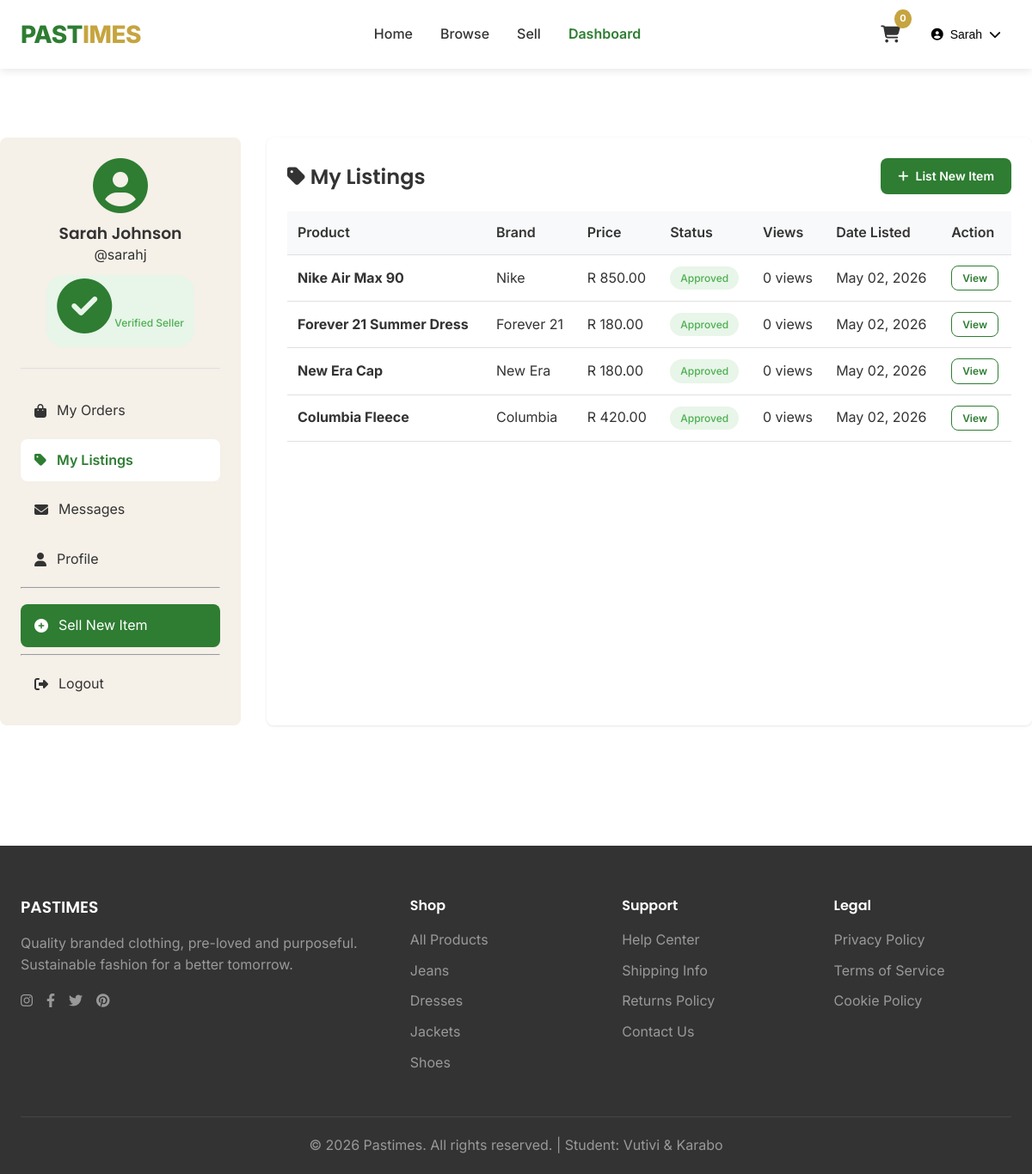
The page /index.php?page=dashboard&tab=listings (signed in) on the database as committed earlier.
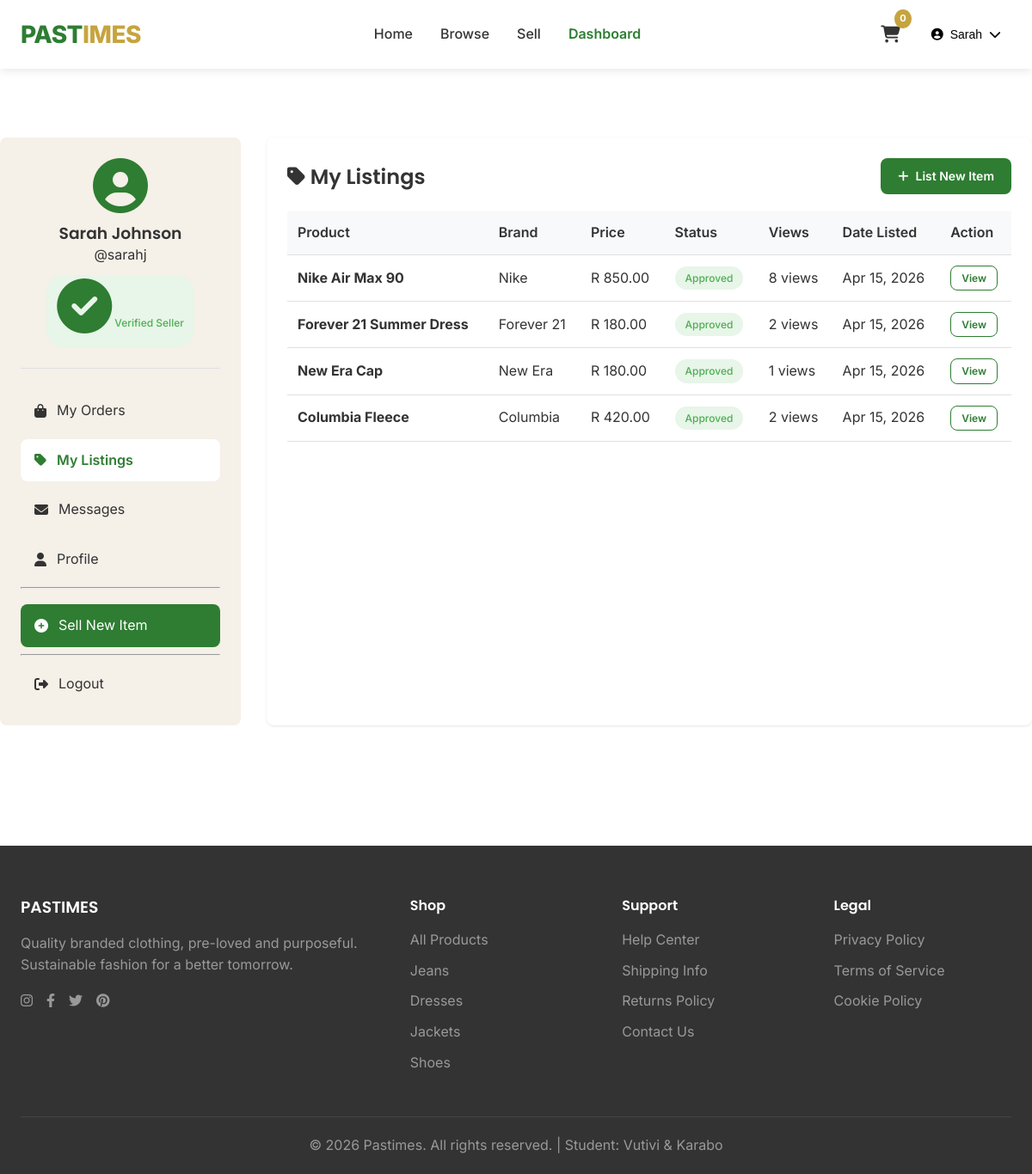
The same page on the database as committed later.
### tables this page shows
CREATE TABLE `tblClothes` (
    `product_id` INT(11) NOT NULL AUTO_INCREMENT,
    `seller_id` INT(11) NOT NULL,
    `title` VARCHAR(200) NOT NULL,
    `brand` VARCHAR(100) NOT NULL,
    `description` TEXT DEFAULT NULL,
    `price` DECIMAL(10,2) NOT NULL,
    `condition` ENUM('New', 'Like New', 'Good', 'Fair') DEFAULT 'Good',
    `category` VARCHAR(50) DEFAULT NULL,
    `size` VARCHAR(20) DEFAULT NULL,
    `colour` VARCHAR(30) DEFAULT NULL,
    `image_url` VARCHAR(500) DEFAULT NULL,
    `status` ENUM('pending', 'approved', 'rejected', 'sold') DEFAULT 'pending',
    `views` INT DEFAULT 0,
    `created_at` TIMESTAMP DEFAULT CURRENT_TIMESTAMP,
    `sold_date` TIMESTAMP NULL,
    PRIMARY KEY (`product_id`),
    FOREIGN KEY (`seller_id`) REFERENCES `tblUser`(`user_id`),
    INDEX idx_status (`status`),
    INDEX idx_brand (`brand`)
);

### pages/dashboard.php (the view, shortened to what the changed rows need)
<?php
$active_tab = isset($_GET['tab']) ? $_GET['tab'] : 'orders';
$user_id = $_SESSION['user_id'];
$user_sql = "SELECT * FROM tblUser WHERE user_id = ?";
$user_stmt = mysqli_prepare($conn, $user_sql);
mysqli_stmt_bind_param($user_stmt, "i", $user_id);
mysqli_stmt_execute($user_stmt);
$user_data = mysqli_fetch_assoc(mysqli_stmt_get_result($user_stmt));
$orders_sql = "SELECT * FROM tblAorder WHERE user_id = ? ORDER BY created_at DESC";
$orders_stmt = mysqli_prepare($conn, $orders_sql);
mysqli_stmt_bind_param($orders_stmt, "i", $user_id);
mysqli_stmt_execute($orders_stmt);
$orders = mysqli_stmt_get_result($orders_stmt);
$listings_sql = "SELECT * FROM tblClothes WHERE seller_id = ? ORDER BY created_at DESC";
$listings_stmt = mysqli_prepare($conn, $listings_sql);
mysqli_stmt_bind_param($listings_stmt, "i", $user_id);
mysqli_stmt_execute($listings_stmt);
$listings = mysqli_stmt_get_result($listings_stmt);
?>
<div class="container" style="padding: 40px 0;">
    <div class="dashboard-container">
        <div class="dashboard-content">
            <?php if ($active_tab == 'orders'): ?>
                <h2 style="margin-bottom: 20px;"><i class="fas fa-shopping-bag"></i> My Orders</h2>
                <?php if (mysqli_num_rows($orders) > 0): ?>
                    <div style="overflow-x: auto;">
                        <table class="admin-table">
                            <thead>
                                <tr>
                                    <th>Order #</th>
                                    <th>Date</th>
                                    <th>Total</th>
                                    <th>Status</th>
                                    <th>Payment</th>
                                    <th>Action</th>
                                </tr>
                            </thead>
                            <tbody>
                                <?php while ($order = mysqli_fetch_assoc($orders)): ?>
                                    <tr>
                                        <td><strong><?php echo $order['order_number']; ?></strong></td>
                                        <td><?php echo date('M d, Y', strtotime($order['created_at'])); ?></td>
                                        <td>R <?php echo number_format($order['total_amount'], 2); ?></td>
                                        <td>
                                            <span class="status-badge status-<?php echo $order['status']; ?>">
                                                <?php echo ucfirst($order['status']); ?>
                                            </span>
                                        </td>
                                        <td>
                                            <span class="status-badge status-<?php echo $order['payment_status']; ?>">
                                                <?php echo ucfirst($order['payment_status']); ?>
                                            </span>
                                        </td>
                                        <td>
                                            <button onclick="alert('Order Details:\nOrder: <?php echo $order['order_number']; ?>\nTotal: R <?php echo number_format($order['total_amount'], 2); ?>\nStatus: <?php echo $order['status']; ?>\nDelivery: <?php echo htmlspecialchars(substr($order['delivery_address'], 0, 50)); ?>...')" class="btn-outline" style="padding: 4px 12px; font-size: 12px;">
                                                View
                                            </button>
                                        </td>
                                    </tr>
                                <?php endwhile; ?>
                            </tbody>
                        </table>
                    </div>
                <?php else: ?>
                    <div style="text-align: center; padding: 60px;">
                        <i class="fas fa-shopping-bag" style="font-size: 64px; color: var(--grey); margin-bottom: 20px;"></i>
                        <h3>No orders yet</h3>
                        <p style="color: var(--grey); margin-bottom: 20px;">You haven't placed any orders yet.</p>
                        <a href="index.php?page=browse" class="btn-primary">Start Shopping</a>
                    </div>
                <?php endif; ?>
            <?php elseif ($active_tab == 'listings' && $user_data['is_seller_verified'] == 1): ?>
                <div style="display: flex; justify-content: space-between; align-items: center; margin-bottom: 20px; flex-wrap: wrap; gap: 10px;">
                    <h2><i class="fas fa-tag"></i> My Listings</h2>
                </div>
                <?php if (mysqli_num_rows($listings) > 0): ?>
                    <div style="overflow-x: auto;">
                        <table class="admin-table">
                            <thead>
                                <tr>
                                    <th>Product</th>
                                    <th>Brand</th>
                                    <th>Price</th>
                                    <th>Status</th>
                                    <th>Views</th>
                                    <th>Date Listed</th>
                                    <th>Action</th>
                                </tr>
                            </thead>
                            <tbody>
                                <?php while ($listing = mysqli_fetch_assoc($listings)): ?>
                                    <tr>
                                        <td><strong><?php echo htmlspecialchars($listing['title']); ?></strong></td>
                                        <td><?php echo htmlspecialchars($listing['brand']); ?></td>
                                        <td>R <?php echo number_format($listing['price'], 2); ?></td>
                                        <td>
                                            <span class="status-badge status-<?php echo $listing['status']; ?>">
                                                <?php echo ucfirst($listing['status']); ?>
                                            </span>
                                        </td>
                                        <td><?php echo $listing['views']; ?> views</td>
                                        <td><?php echo date('M d, Y', strtotime($listing['created_at'])); ?></td>
                                        <td>
                                            <a href="index.php?page=product&id=<?php echo $listing['product_id']; ?>" target="_blank" class="btn-outline" style="padding: 4px 12px; font-size: 12px; text-decoration: none;">
                                                View
                                            </a>
                                        </td>
                                    </tr>
                                <?php endwhile; ?>
                            </tbody>
                        </table>
                    </div>
                <?php endif; ?>
            <?php endif; ?>
        </div>
    </div>
</div>

Rows that differ between the two databases and show on the page:
changed tblclothes "Nike Air Max 90": views "0" → "8"; created_at "May 02, 2026" → "Apr 15, 2026"
changed tblclothes "Forever 21 Summer Dress": views "0" → "2"; created_at "May 02, 2026" → "Apr 15, 2026"
changed tblclothes "New Era Cap": views "0" → "1"; created_at "May 02, 2026" → "Apr 15, 2026"
changed tblclothes "Columbia Fleece": views "0" → "2"; created_at "May 02, 2026" → "Apr 15, 2026"
